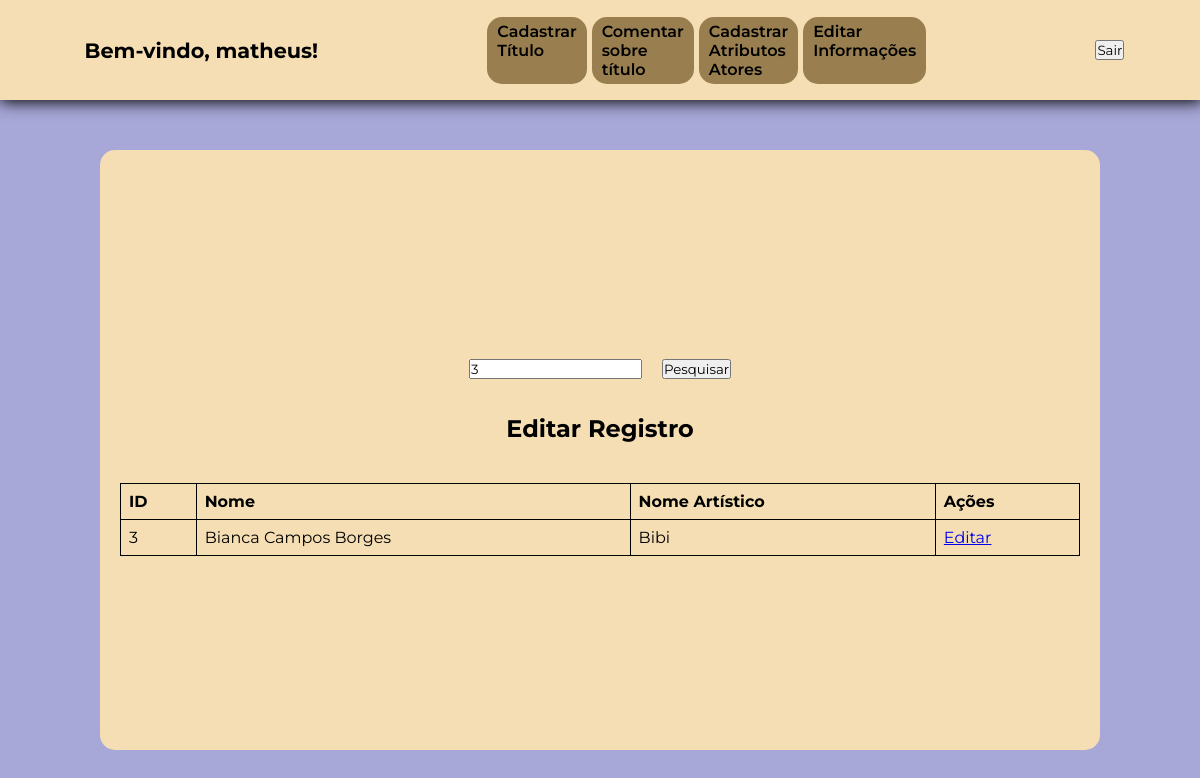
The page /php/cadastro/editarInformacoes.php?busca=3 (signed in) on the database its author committed.
### tables this page shows
CREATE TABLE `atores` (
  `id` int(11) NOT NULL,
  `nome` varchar(30) NOT NULL,
  `nascimento` date NOT NULL,
  `falecimento` date NOT NULL,
  `nacionalidade` varchar(30) NOT NULL,
  `nome_artistico` varchar(30) DEFAULT NULL,
  `cidade_nascimento` varchar(30) DEFAULT NULL,
  `estado_nascimento` varchar(30) DEFAULT NULL,
  `filhos` text DEFAULT NULL,
  `conjuges` text DEFAULT NULL,
  `txt_apresentacao` text DEFAULT NULL
);

### php/cadastro/editarInformacoes.php (the view, shortened to what this page needs)
<?php
   require_once '../DB/conexaoDB.php';
?>
<!DOCTYPE html>
<html lang="pt-BR">
<head>
    <link rel="stylesheet" href="../../style/styleCadastroTitulo.css">
</head>
<body>
    <header>
        <?php include 'headerCadastro.php'; ?>
    </header>
    <main>
        <div class="card">
            <form class="pesquisa" method="GET" action="">
                <input type="text" name="busca" placeholder="Digite o nome ou id..." value="<?php echo isset($_GET['busca']) ? htmlspecialchars($_GET['busca']) : ''; ?>">
                <button type="submit">Pesquisar</button>
            </form>
            <h2>Editar Registro</h2>
            <?php
            if (isset($_GET['busca']) && !empty(trim($_GET['busca']))) {
                $busca = trim($_GET['busca']);
                try {
                    $sql = "SELECT id,
                    nome,
                    nascimento,
                    nacionalidade,
                    nome_artistico,
                    cidade_nascimento,
                    estado_nascimento,
                    filhos,
                    conjuges,
                    txt_apresentacao
                      FROM atores
                            WHERE id = :busca OR nome LIKE :nome";
                    $stmt = $pdo->prepare($sql);
                    $stmt->bindValue(':busca', $busca, PDO::PARAM_INT);
                    $stmt->bindValue(':nome', "%$busca%", PDO::PARAM_STR);
                    $stmt->execute();
                    $dados = $stmt->fetchAll(PDO::FETCH_ASSOC);
                    if ($dados) {
                        echo "<table>";
                        echo "<tr>
                        <th>ID</th>
                        <th>Nome</th>
                        <th>Nome Artístico</th>
                        <th>Ações</th>
                        </tr>";
                        foreach ($dados as $registro) {
                            echo "<tr>";
                            echo "<td>" . htmlspecialchars($registro['id']) . "</td>";
                            echo "<td>" . htmlspecialchars($registro['nome']) . "</td>";
                            echo "<td>" . htmlspecialchars($registro['nome_artistico']) . "</td>";
                            echo "<td><a href='?editar=" . $registro['id'] . "'>Editar</a></td>";
                            echo "</tr>";
                        }
                        echo "</table>";
                    } else {
                        echo "<p style='color: red;'>Nenhum registro encontrado.</p>";
                    }
                } catch (PDOException $e) {
                    echo "Erro ao buscar registros: " . $e->getMessage();
                }
            }
            ?>
        </div>
    </main>
</body>
</html>

### style/styleCadastroTitulo.css (style rules this page uses)
:root { --cor-do-card:wheat ; --cor-body: rgb(167, 167, 216); --cor-btn-menu: rgb(153, 127, 79); --fonte-principal: "Montserrat", serif; }
* { margin: 0; padding: 0; font-family: var(--fonte-principal); }
body { width: 100vw; height: 700px; background-color: var(--cor-body); }
header, main, .card { display: flex; align-items: center; }
header { width: 100%; height: 100px; background-color: var(--cor-do-card); justify-content: space-around; box-shadow: 1px 1px 15px 1px black; }
main { width: 100%; height: 100%; justify-content: center; }
.card { width: 80%; height: 80%; padding: 20px 20px; background-color: var(--cor-do-card); border-radius: 15px; display: flex; flex-direction: column; justify-content: center; gap: 20px; }
form { display: flex; gap:20px; }
form { width: 100%; height: 100%; }

### php/cadastro/editarInformacoes.php (style rules this page uses)
.pesquisa { width: 100%; height: 50px; display: flex; align-items: center; justify-content: center; }
table { width: 100%; border-collapse: collapse; margin-top: 20px; }
table, th, td { border: 1px solid black; }
th, td { padding: 8px; text-align: left; }

### rows shown on the page
atores: id "3", nome "Bianca Campos Borges", nome_artistico "Bibi"

### other values the page prints
$_SESSION['username'] "matheus"
